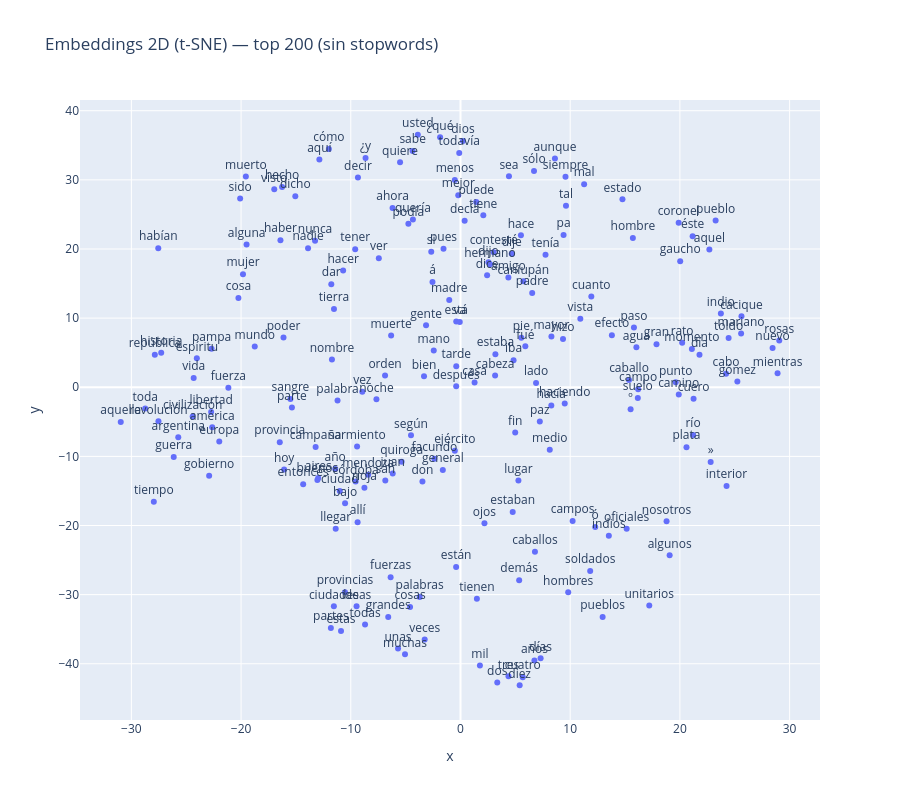

Notebook source saved alongside this figure:
### Markdown cell above
### Visualización 2D

Proyecto los vectores de 300 dim a 2D con t-SNE. Filtro stopwords antes de graficar porque si no las primeras 200 palabras son *de, la, que, y, ...* y no se ve nada temático. Word2Vec no las saca solo.

Probé `MAX_WORDS` en 100, 200 y 500. Con 500 las etiquetas se pisan, con 100 se pierden grupos. Me quedo con 200.

### Code cell
from sklearn.manifold import TSNE
import numpy as np
import plotly.express as px

STOPWORDS_ES = {
    "de", "la", "que", "y", "el", "en", "los", "a", "se", "no", "un", "por",
    "con", "las", "una", "para", "es", "su", "al", "lo", "como", "más", "pero",
    "sus", "le", "ya", "o", "este", "sí", "porque", "esta", "entre", "cuando",
    "muy", "sin", "sobre", "también", "me", "hasta", "hay", "donde", "quien",
    "desde", "todo", "nos", "durante", "todos", "uno", "les", "ni", "contra",
    "otros", "ese", "eso", "ante", "ellos", "e", "esto", "mí", "antes",
    "qué", "unos", "yo", "otro", "otras", "otra", "él", "tanto", "esa", "estos",
    "mucho", "quienes", "nada", "muchos", "cual", "poco", "ella", "estar",
    "algunas", "algo", "mi", "mis", "tú", "te", "ti", "tu", "tus", "os",
    "ha", "han", "he", "hemos", "había", "ser", "fue", "era", "son", "eran",
    "así", "sino", "aún", "aun", "cada", "mismo", "misma", "tan", "del",
    "pgdp", "mastronardi", "greif", "adrian", "chuck", "net", "editions", "ebook",
}

def reduce_dimensions(model, num_dimensions=2):
    vectors = np.asarray(model.wv.vectors)
    labels = np.asarray(model.wv.index_to_key)
    tsne = TSNE(n_components=num_dimensions, random_state=0)
    vectors = tsne.fit_transform(vectors)
    return vectors, labels

vecs, labels = reduce_dimensions(w2v_model)

mask = np.array([lbl not in STOPWORDS_ES for lbl in labels])
vecs_f = vecs[mask]
labels_f = labels[mask]

MAX_WORDS = 200
fig = px.scatter(
    x=vecs_f[:MAX_WORDS, 0],
    y=vecs_f[:MAX_WORDS, 1],
    text=labels_f[:MAX_WORDS],
    title=f"Embeddings 2D (t-SNE) — top {MAX_WORDS} (sin stopwords)",
)
fig.update_traces(textposition="top center")
fig.update_layout(height=800)
fig.show()

### Figure 1 — Plotly figure (JSON) as saved in the notebook; plotly's stock layout.template omitted (floating-point values rounded to 4 significant figures; data arrays with more than 128 entries replaced by an {"elided": "..."} marker saying what was removed)
{"data": [{"hovertemplate": "x=%{x}<br>y=%{y}<br>text=%{text}<extra></extra>", "legendgroup": "", "marker": {"color": "#636efa", "symbol": "circle"}, "mode": "markers+text", "name": "", "orientation": "v", "showlegend": false, "text": {"elided": "200 str values"}, "textposition": "top center", "type": "scatter", "x": {"elided": "200 float values"}, "xaxis": "x", "y": {"elided": "200 float values"}, "yaxis": "y"}], "layout": {"height": 800, "legend": {"tracegroupgap": 0}, "title": {"text": "Embeddings 2D (t-SNE) — top 200 (sin stopwords)"}, "xaxis": {"anchor": "y", "domain": [0, 1], "title": {"text": "x"}}, "yaxis": {"anchor": "x", "domain": [0, 1], "title": {"text": "y"}}}}
